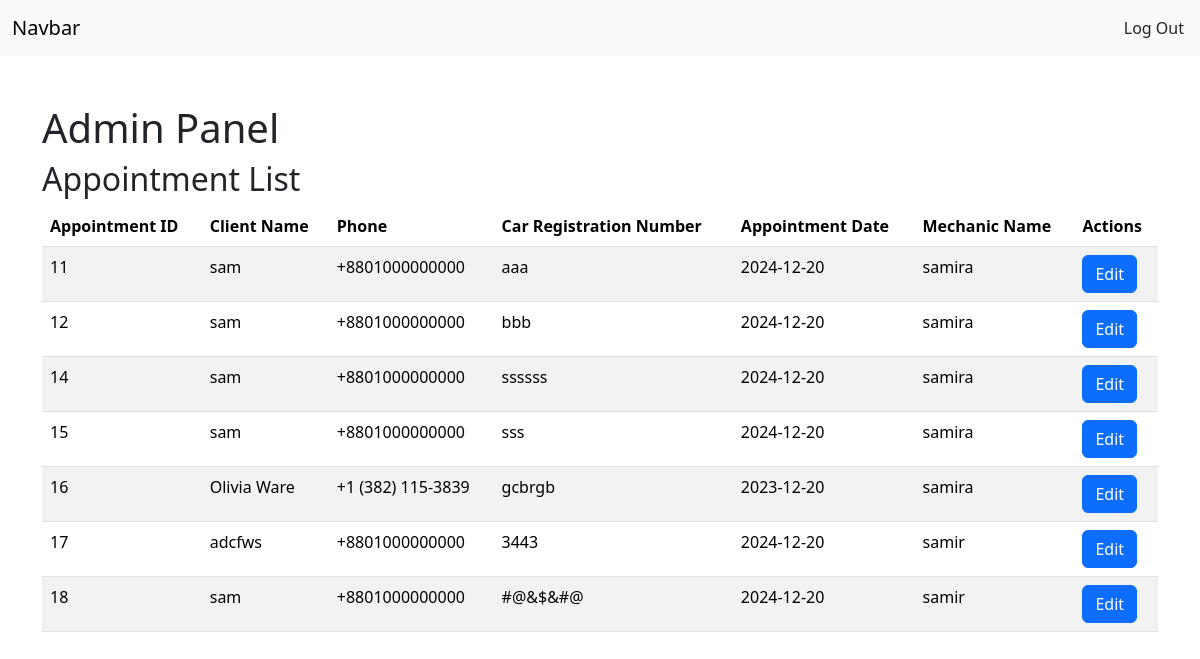
Screenshot of /admin (signed in) with the database file from the repository.
### tables this page shows
CREATE TABLE "clients" (
    id INTEGER PRIMARY KEY AUTOINCREMENT,
    name TEXT NOT NULL,
    email TEXT UNIQUE NOT NULL,
    address TEXT NOT NULL,
    phone TEXT NOT NULL,
    password TEXT NOT NULL
, isadmin name TEXT);

CREATE TABLE "appointments" (
    id INTEGER PRIMARY KEY AUTOINCREMENT,
    client_id INTEGER NOT NULL,
    car_license_number TEXT NOT NULL,
    car_engine_number TEXT NOT NULL,
    mechanic_id INTEGER NOT NULL,
    appointment_date TEXT NOT NULL,
    FOREIGN KEY (client_id) REFERENCES clients (id) ON DELETE CASCADE,
    FOREIGN KEY (mechanic_id) REFERENCES mechanics (id) ON DELETE SET NULL,
    UNIQUE (car_license_number, car_engine_number, appointment_date)
);

CREATE TABLE mechanics (
    id INTEGER PRIMARY KEY AUTOINCREMENT,
    name TEXT NOT NULL
);

### app.py (the view, shortened to what this page needs)
@app.route('/admin', methods=['GET', 'POST'])
def admin():
    if request.method == 'GET':
        if 'i' not in session:
            return redirect(url_for('login', error="Please Log In First"))
        if get_role(session['i']):
            appointment = get_all_appointments()
            total = all_mechanics()
            all_infos = []
            data = []
            for i in total:
                data.append((i[0], i[1]))
            for j in appointment:
                client = get_client_info(j[1])
                mecha= get_mecha_name(j[4])[0][0]
                all_infos.append((j[0],client[0][0], client[0][1], j[2], j[3], mecha, j[5]))
            return render_template('admin.html', data= data, all_infos = all_infos)
        return redirect(url_for('login'))

### database/dbconnect.py (called while the page is built)
def db_connection():
    conn = sqlite3.connect(location)
    return conn

def fetch_from_db(query):
    connection = db_connection()
    cursor = connection.cursor()
    cursor.execute(query)
    result = cursor.fetchall()
    return result

def get_mecha_name(id):
    connection = db_connection()
    cursor = connection.cursor()
    query= f"""select name from mechanics where id='{id}';"""
    cursor.execute(query)
    result = cursor.fetchall()
    return result

def get_role(id):
    connection = db_connection()
    cursor = connection.cursor()
    query= f"""select isadmin from clients where id='{id}';"""
    cursor.execute(query)
    result = cursor.fetchall()
    if result[0][0] == 'True':
        return True
    else:
        return False

def get_client_info(id):
    connection = db_connection()
    cursor = connection.cursor()
    query= f"""select name, phone from clients where id='{id}';"""
    cursor.execute(query)
    result = cursor.fetchall()
    return result

### models/appointment.py (called while the page is built)
def get_all_appointments():
    query = """SELECT a.*, m.name FROM appointments a INNER JOIN mechanics m ON a.mechanic_id = m.id"""
    return fetch_from_db(query)

def all_mechanics():
    query = f"""SELECT * FROM mechanics"""
    return fetch_from_db(query)

### templates/admin.html (shortened to what this page needs)
<!DOCTYPE html>
<html lang="en">
<head>
    <link href="https://cdn.jsdelivr.net/npm/bootstrap@5.3.3/dist/css/bootstrap.min.css" rel="stylesheet">
</head>
<body>
    <nav class="navbar bg-body-tertiary">
        <div class="container-fluid">
          <a class="navbar-brand">Navbar</a>
          <form action="/logout" method="POST">
            <button class="nav-link p-1 btn btn-outline-secondary" type="submit" onclick="sessionStorage.clear()">Log Out</button>
          </form>
        </div>
    </nav>
    <div class="container mt-5">
        <h1>Admin Panel</h1>
        <h2>Appointment List</h2>
        <table class="table table-striped">
            <thead>
                <tr>
                    <th>Appointment ID</th>
                    <th>Client Name</th>
                    <th>Phone</th>
                    <th>Car Registration Number</th>
                    <th>Appointment Date</th>
                    <th>Mechanic Name</th>
                    <th>Actions</th>
                </tr>
            </thead>
            <tbody>
                {% for i in all_infos %}
                <tr>
                    <td>{{i[0]}}</td>
                    <td>{{i[1]}}</td>
                    <td>{{i[2]}}</td>
                    <td>{{i[3]}}</td>
                    <td>{{i[6]}}</td>
                    <td>{{i[5]}}</td>
                    <td>
                        <button class="btn btn-primary" onclick="editAppointment(this)">Edit</button>
                    </td>
                </tr>
                {% endfor %}
            </tbody>
        </table>
    </div>
</body>
</html>

### rows the page displays
clients: name "sam" "sam" "sam" "sam" "sam", phone "+8801000000000" "+8801000000000" "+8801000000000" "+8801000000000" "+8801000000000"
appointments: car_license_number "aaa", appointment_date "2024-12-20"
mechanics: name "samira" "samira" "samira" "samira" "samira"
appointments: car_license_number "bbb", appointment_date "2024-12-20"
appointments: car_license_number "ssssss", appointment_date "2024-12-20"
appointments: car_license_number "sss", appointment_date "2024-12-20"
clients: name "Olivia Ware", phone "+1 (382) 115-3839"
appointments: car_license_number "gcbrgb", appointment_date "2023-12-20"
clients: name "adcfws", phone "+8801000000000"
appointments: car_license_number "3443", appointment_date "2024-12-20"
mechanics: name "samir" "samir"
appointments: car_license_number "#@&$&#@", appointment_date "2024-12-20"

### other values shown
{{ i[0] }} "11" "12" "14" "15" "16" "17" "18"
